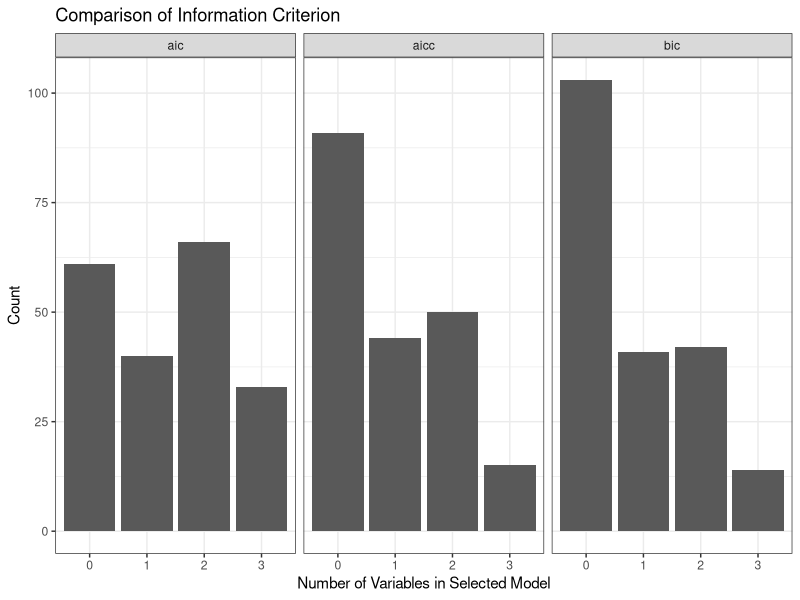
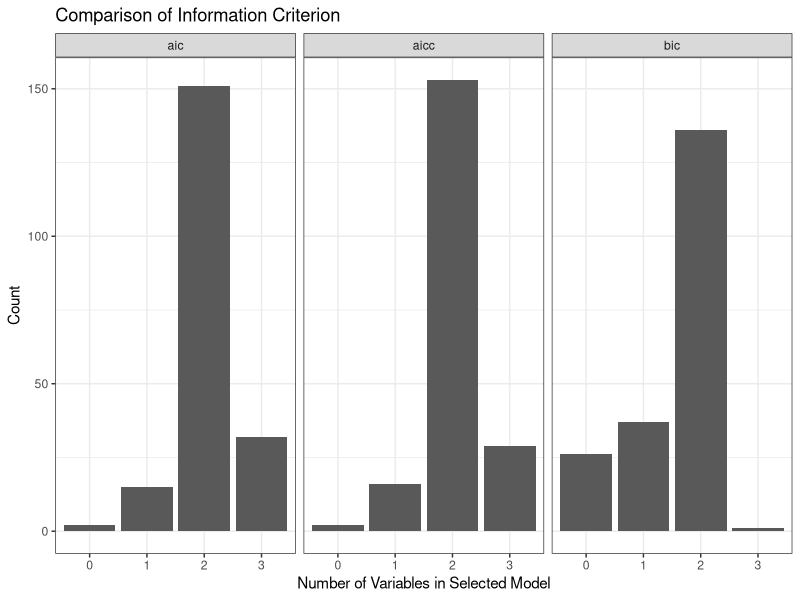
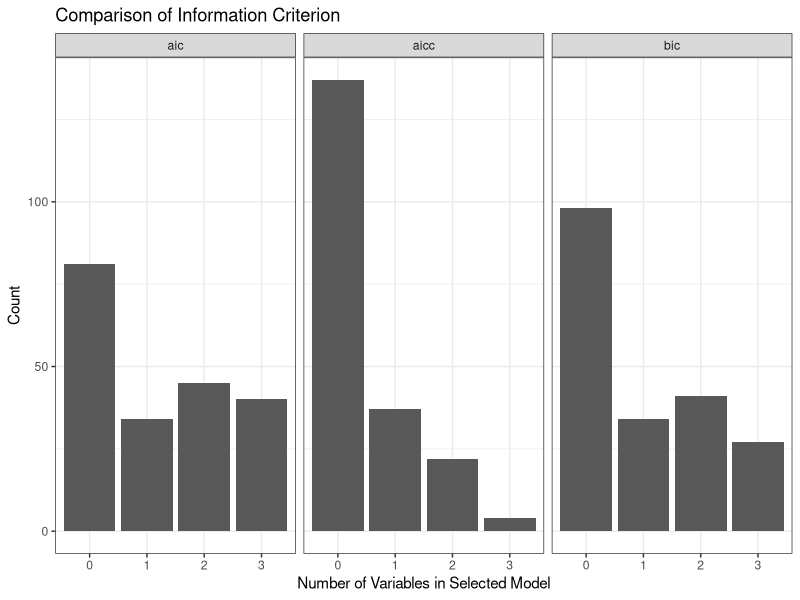
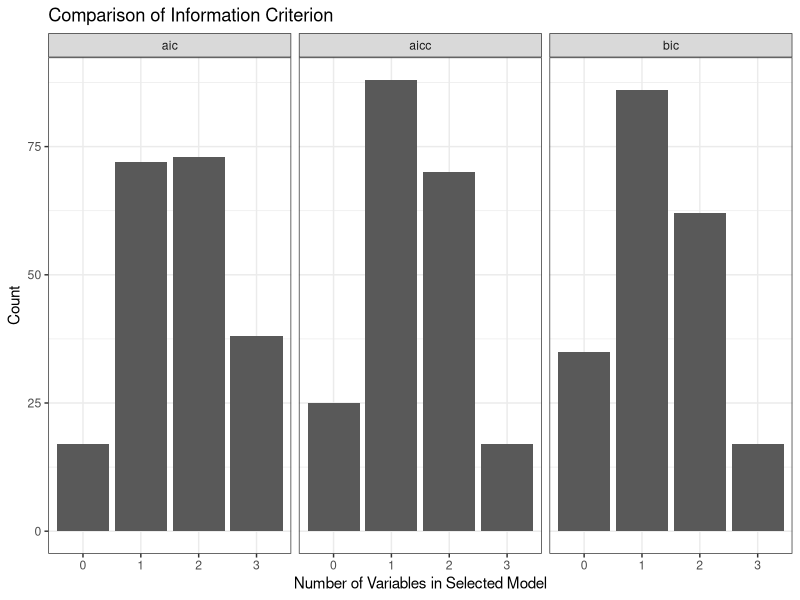
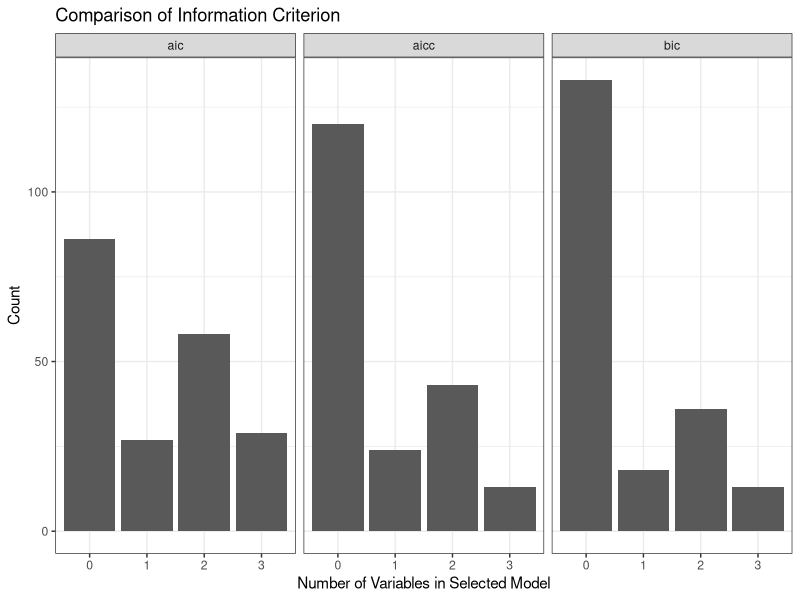
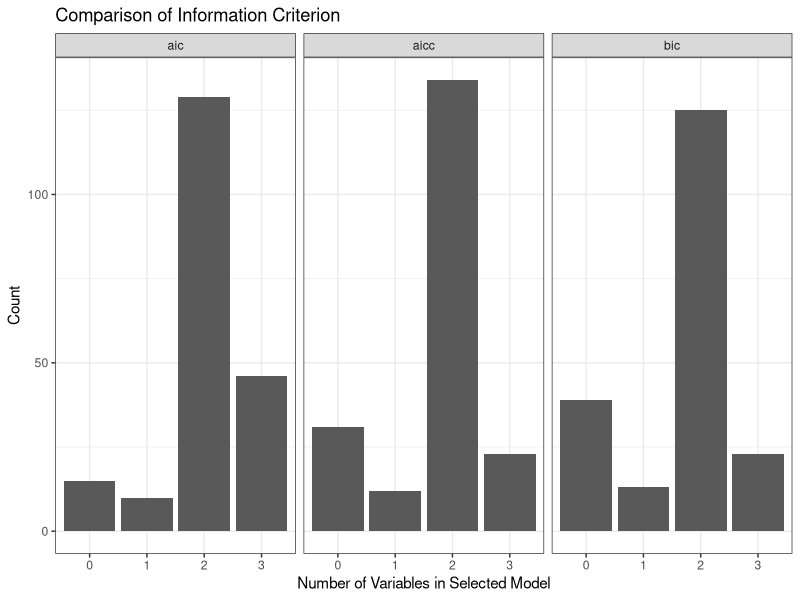
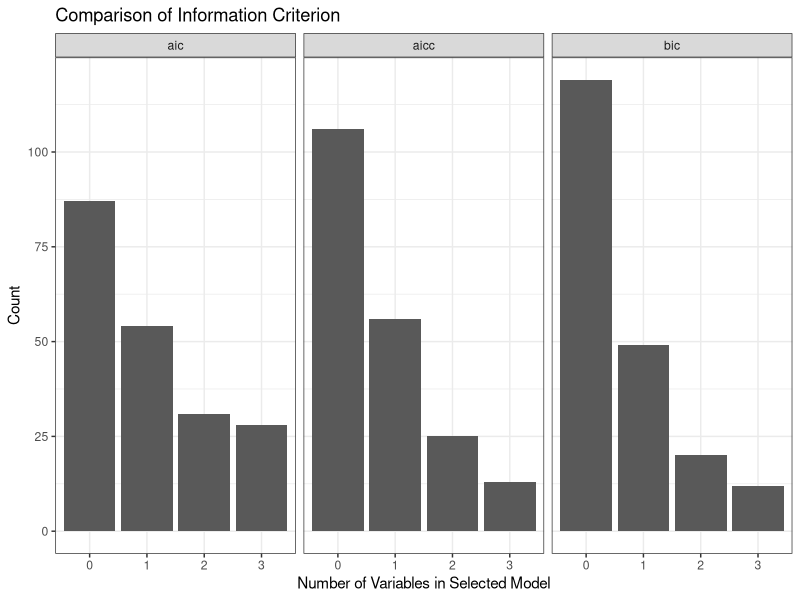
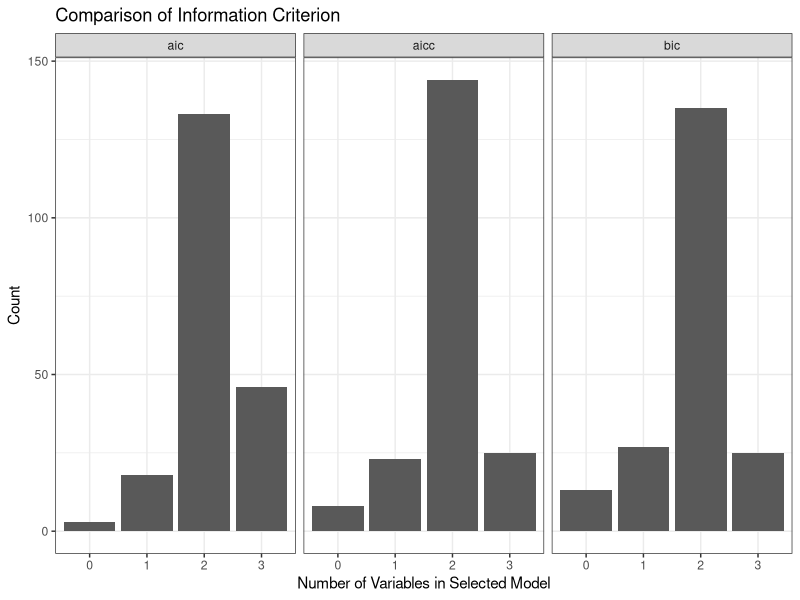

Source code (R) for these figures, in order:
## ---- chunk 1

lazy_fn_reg <- function(N, b_1, b_2){
  # Lazy function to do all of the above, inefficient but convenient
  set.seed(392039853)
  
  reps <- 200 # Number of data sets
  N <- N      # Sample size
  
  # Create test data
  test <- expand.grid(x1 = c(.1,.3,.5,.7,.9), x2 = c(.1,.3,.5,.7,.9), x3=c(.1,.3,.5,.7,.9))
  
  # Assuming beta1=1, beta2=1, beta3=0
  # Create vector of true means = 1*x1 + 1*x2
  mu <- b_1 * test$x1 + b_2 * test$x2
  
  save.pred <- matrix(data=NA, ncol=3*nrow(test), nrow=reps)
  # Matrix to save estimates of sigma^2
  #   Rows are replicates, columns are different models 
  save.sig <- matrix(data=NA, ncol=3, nrow=reps)
  save.MSPE <- matrix(data=NA, ncol=3, nrow=reps)
  # Loop to generate data, analyze, and save results
  for(counter in c(1:reps)){
    # Generating Uniform X's and Normal errors
    x1 <- runif(n=N)
    x2 <- runif(n=N)
    x3 <- runif(n=N)
    ep <- rnorm(n=N)
    # Setting beta1=1, beta2=1, beta3=0
    y <- b_1 * x1 + b_2 * x2 + ep
    y_test <- b_1 * test$x1 + b_2 * test$x2
    
    # reg* is model-fit object, sig* is MSE, pred* is list of predicted values over grid 
    reg1 <- lm(y~x1)
    sig1 <- sum(resid(reg1)^2) / reg1$df.residual
    # Could have used summary(reg1)$sigma^2
    pred1 <- predict(reg1,newdata=test)
    MSPE1 <- mean((pred1 - y_test) ^ 2)
      
    reg2 <- lm(y~x1 + x2)
    sig2 <- sum(resid(reg2)^2) / reg2$df.residual
    pred2 <- predict(reg2,newdata=test)
    MSPE2 <- mean((pred2 - y_test) ^ 2)
    
    reg3 <- lm(y~x1 + x2 + x3)
    sig3 <- sum(resid(reg3)^2) / reg3$df.residual
    pred3 <- predict(reg3,newdata=test)
    MSPE3 <- mean((pred3 - y_test) ^ 2)
    
    # Saving all results into storage objects and incrementing row counter
    save.pred[counter,] <- c(pred1, pred2, pred3)
    save.sig[counter,] <- c(sig1,sig2,sig3)
    save.MSPE[counter,] <- c(MSPE1, MSPE2, MSPE3)
  }
  
  mean.pred <- apply(save.pred, MARGIN=2, FUN=mean)
  bias <- mean.pred - rep(mu, times=3)
  var <- apply(save.pred, MARGIN=2, FUN=var)
  MSE <- bias^2 + var
  MSPE <- apply(save.MSPE, MARGIN=2, FUN=mean)
  
  # Convenient storage
  # data_set <- data.frame(bias, var, MSE) %>%
  #   mutate(model = rep(c(1,2,3), each = nrow(test))) %>%
  #   gather(key = "Metric", value = "Value", -model)
  
  # Display in a condensed format
  # plot(data_set %>%
  #        ggplot(aes(x = model, y = Value)) +
  #        geom_jitter() +
  #        facet_wrap(~Metric, scales = "free"))
  
  # Get summary info for var and MSE
  # data_summary <- data_set %>%
  #   group_by(Metric, model) %>%
  #   summarize(avg_val = mean(Value))
  # 
  # print(apply(save.sig,MARGIN=2,FUN=mean) )
  return(MSPE)
}

# baseline
lazy_fn_reg(20, 1, 1)
# (a)  Increase the sample size to 100.
lazy_fn_reg(100, 1, 1)
# (b)  Decrease the sample size to 10.
lazy_fn_reg(10, 1, 1)
# (c)  Increase β1 to 2.
lazy_fn_reg(20, 2, 1)
# (d)  Decrease β1 to 0.5.
lazy_fn_reg(20, 0.5, 1)
# (e)  Increase β2 to 2.
lazy_fn_reg(20, 1, 2)
# (f)  Decrease β2 to 0.5.
lazy_fn_reg(20, 1, 0.5)
# (g)  Increase both β1 and β2 to 2
lazy_fn_reg(20, 2, 2)
## ---- chunk 2
library(tidyverse)


lazy_fn <- function(N, b_1, b_2){
  # Run all the code from above but write a function to be lazy about it
  # Not necessarily efficient but more digestible
  set.seed(392039853)
  
  reps <- 200 # Number of data sets
  N <- N      # Sample size
  
  # Prepare for looping over reps
  counter <- 1
  save.ic<- matrix(data=NA, ncol=12, nrow=reps)
  
  # Loop to generate data, analyze, and save results
  for(counter in c(1:reps)){
    x1 <- runif(n=N)
    x2 <- runif(n=N)
    x3 <- runif(n=N)
    ep <- rnorm(n=N)
    y <- b_1 * x1 + b_2 * x2 + ep
    
    # Fit model "*" and store object in "reg*"
    
    reg0 <- lm(y~1) # Intercept only
    aic0 <- extractAIC(reg0,k=2)[2]
    bic0 <- extractAIC(reg0,k=log(N))[2]
    aicc0 <- aic0 + 2 * reg0$rank * (reg0$rank + 1) / (N- reg0$rank -1)
    
    reg1 <- lm(y~x1)
    aic1 <- extractAIC(reg1,k=2)[2]
    bic1 <- extractAIC(reg1,k=log(N))[2]
    aicc1 <- aic1 + 2 * reg1$rank * (reg1$rank + 1) / (N- reg1$rank -1)
    
    reg2 <- lm(y~x1 + x2)
    aic2 <- extractAIC(reg2,k=2)[2]
    bic2 <- extractAIC(reg2,k=log(N))[2]
    aicc2 <- aic2 + 2 * reg2$rank * (reg2$rank + 1) / (N- reg2$rank -1)
    
    reg3 <- lm(y~x1 + x2 + x3)
    aic3 <- extractAIC(reg3,k=2)[2]
    bic3 <- extractAIC(reg3,k=log(N))[2]
    aicc3 <- aic3 + 2 * reg3$rank * (reg3$rank + 1) / (N- reg3$rank -1)
    
    save.ic[counter,] <- c(aic0, aic1, aic2, aic3, bic0, bic1, bic2, bic3, aicc0, aicc1, aicc2, aicc3)
  }
  
  testing <- save.ic %>%
    as.data.frame()
  
  names(testing) <- c("aic0", "aic1", "aic2", "aic3", 'bic0', 'bic1', "bic2", 'bic3', 'aicc0', "aicc1", 'aicc2', "aicc3")
  
  testing_2 <- testing %>%
    gather(key = "Criterion", value = "Value") %>%
    group_by(Criterion) %>%
    mutate(rep = row_number(),
           general_method = case_when(str_detect(Criterion, "aic[0-9]$") ~ "aic",
                                      str_detect(Criterion, "bic[0-9]$") ~ "bic",
                                      TRUE ~ "aicc"),
           n_vars = str_extract(Criterion, "[0-9]$")) %>%
    group_by(rep, general_method) %>%
    arrange(Value) %>% # default is ascending
    summarize(n_vars_min = first(n_vars))
  
  # FOr some reason needed to wrap this to force display
  plot(testing_2 %>%
    ggplot(aes(x = n_vars_min)) +
    geom_bar() +
    ggtitle("Comparison of Information Criterion") + xlab("Number of Variables in Selected Model") +
    ylab("Count") +
    facet_wrap(~ general_method) +
    theme_bw())
  
  
  return(testing_2 %>% group_by(general_method, n_vars_min) %>%
           summarize(count_of_min = length(n_vars_min)))
}

# baseline
lazy_fn(20, 1, 1)
# (a)  Increase the sample size to 100.
lazy_fn(100, 1, 1)
# (b)  Decrease the sample size to 10.
lazy_fn(10, 1, 1)
# (c)  Increase β1 to 2.
lazy_fn(20, 2, 1)
# (d)  Decrease β1 to 0.5.
lazy_fn(20, 0.5, 1)
# (e)  Increase β2 to 2.
lazy_fn(20, 1, 2)
# (f)  Decrease β2 to 0.5.
lazy_fn(20, 1, 0.5)
# (g)  Increase both β1 and β2 to 2
lazy_fn(20, 2, 2)
